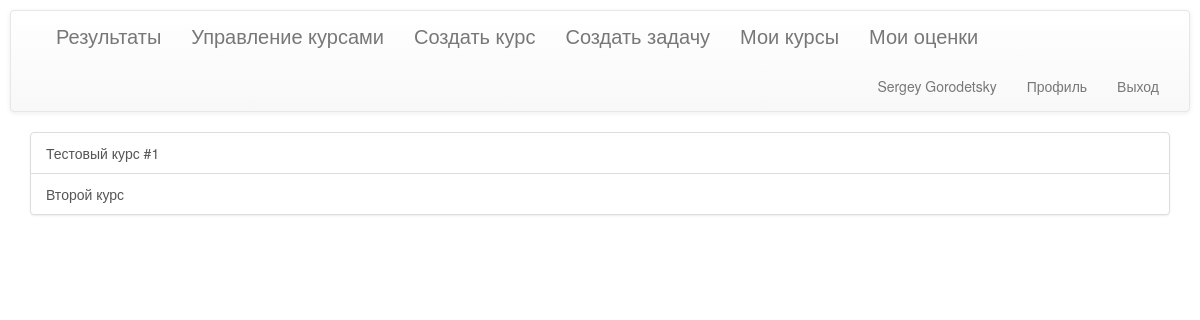
/assigned/ (signed in), run on an earlier commit of the app's database.
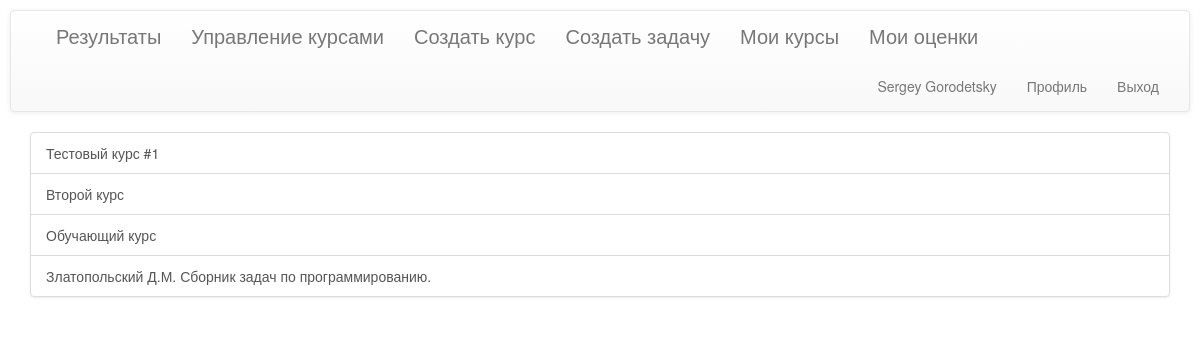
And on a later commit of the database.
### code_reception/models.py (models this page shows, shortened)
class Course(models.Model):
    tasks_pool = models.ManyToManyField(Task)
    assigned_groups = models.ManyToManyField(StudentGroup)
    users = models.ManyToManyField(User)
    name = models.CharField(max_length=100, default='Новый курс по умолчанию')
    author = models.ForeignKey(User, on_delete=models.CASCADE, related_name='author_set', null=True)
    questions_per_student = models.SmallIntegerField(default=1)
    bracket_1 =  models.ManyToManyField(Task, related_name='task_bracket_1',   blank=True)
    bracket_2 =  models.ManyToManyField(Task, related_name='task_bracket_2',   blank=True)
    bracket_3 =  models.ManyToManyField(Task, related_name='task_bracket_3',   blank=True)
    bracket_4 =  models.ManyToManyField(Task, related_name='task_bracket_4',   blank=True)
    bracket_5 =  models.ManyToManyField(Task, related_name='task_bracket_5',   blank=True)
    bracket_6 =  models.ManyToManyField(Task, related_name='task_bracket_6',   blank=True)
    bracket_7 =  models.ManyToManyField(Task, related_name='task_bracket_7',   blank=True)
    bracket_8 =  models.ManyToManyField(Task, related_name='task_bracket_8',   blank=True)
    bracket_9 =  models.ManyToManyField(Task, related_name='task_bracket_9',   blank=True)
    bracket_10 = models.ManyToManyField(Task, related_name='task_bracket_10',  blank=True)
    bracket_11 = models.ManyToManyField(Task, related_name='task_bracket_11',  blank=True)
    bracket_12 = models.ManyToManyField(Task, related_name='task_bracket_12',  blank=True)
    bracket_13 = models.ManyToManyField(Task, related_name='task_bracket_13',  blank=True)
    bracket_14 = models.ManyToManyField(Task, related_name='task_bracket_14',  blank=True)
    bracket_15 = models.ManyToManyField(Task, related_name='task_bracket_15',  blank=True)
    bracket_16 = models.ManyToManyField(Task, related_name='task_bracket_16',  blank=True)
    bracket_17 = models.ManyToManyField(Task, related_name='task_bracket_17',  blank=True)
    bracket_18 = models.ManyToManyField(Task, related_name='task_bracket_18',  blank=True)
    bracket_19 = models.ManyToManyField(Task, related_name='task_bracket_19',  blank=True)
    bracket_20 = models.ManyToManyField(Task, related_name='task_bracket_20',  blank=True)
    bracket_21 = models.ManyToManyField(Task, related_name='task_bracket_21',  blank=True)
    bracket_22 = models.ManyToManyField(Task, related_name='task_bracket_22',  blank=True)
    bracket_23 = models.ManyToManyField(Task, related_name='task_bracket_23',  blank=True)
    bracket_24 = models.ManyToManyField(Task, related_name='task_bracket_24',  blank=True)
    bracket_25 = models.ManyToManyField(Task, related_name='task_bracket_25',  blank=True)
    bracket_26 = models.ManyToManyField(Task, related_name='task_bracket_26',  blank=True)
    bracket_27 = models.ManyToManyField(Task, related_name='task_bracket_27',  blank=True)
    bracket_28 = models.ManyToManyField(Task, related_name='task_bracket_28',  blank=True)
    bracket_29 = models.ManyToManyField(Task, related_name='task_bracket_29',  blank=True)
    bracket_30 = models.ManyToManyField(Task, related_name='task_bracket_30',  blank=True)

### code_reception/views.py (the view)
# urls.py: path('assigned/', views.student_choose_course, name='assigned'),
@login_required
def student_choose_course(request, next='/code/'):
    courses = Course.objects.filter(users=request.user)
    context = {'courses': list(courses),
               'next_link': correct_next_link(next)}
    return render(request, 'code_reception/assigned.html', context)

### code_reception/views.py (called while the page is built)
def correct_next_link(next):
    if not next.endswith('/'):
        next += '/'
    if not next.startswith('/'):
        next = '/' + next
    return next

### code_reception/templates/code_reception/assigned.html (shortened to what this page needs)
{% extends "code_reception/base.html"%}
{% block content %}
<div class="list-group">
    {% for course in courses %}
    <button onclick="window.location='{{next_link}}{{course.id}}'" type="button"
            class="list-group-item list-group-item-action">
        {{course.name}}
    </button>
    {% endfor %}
</div>
{% endblock content %}

### code_reception/templates/code_reception/base.html (shortened to what this page needs)
{% load static %}
<!DOCTYPE html>
<html lang="en">
<head>
    <link rel="stylesheet" type="text/css" href="{% static 'code_reception/main.css' %}">
    <link rel="stylesheet" href="https://maxcdn.bootstrapcdn.com/bootstrap/3.3.7/css/bootstrap.min.css">
    <link href="https://cdnjs.cloudflare.com/ajax/libs/select2/4.0.7/css/select2.min.css" rel="stylesheet" />
    <link rel="stylesheet" href="https://maxcdn.bootstrapcdn.com/bootstrap/3.3.7/css/bootstrap-theme.min.css">
</head>
<body>
<nav class="navbar navbar-default">
    <div class="container-fluid">
        <div class="collapse navbar-collapse" id="bs-example-navbar-collapse-1">
            <ul class="nav navbar-nav">
                {% for group in user.groups.all %}
                {% if group.name == 'Student' %}
                <li><a href="{% url 'assigned' %}" style="font-size:20px;">Мои курсы</a></li>
                <li><a href="/assigned/student_results/" style="font-size:20px;">Мои оценки</a></li>
                {% endif %}
                {% if group.name == 'Teacher' %}
                <li><a href="{% url 'all_courses_view' %}" style="font-size:20px;">Результаты</a></li>
                <li><a href="/get_course/controls/" style="font-size:20px;">Управление курсами</a></li>
                <li><a href="{% url 'create_course' %}" style="font-size:20px;">Создать курс</a></li>
                <li><a href="{% url 'create_task' %}" style="font-size:20px;">Создать задачу</a></li>
                {% endif %}
                {% endfor %}
            </ul>
            <ul class="nav navbar-nav navbar-right">
                {% if user.is_authenticated %}
                <li><a>{{user.get_full_name|default:user.username}}</a></li>
                <li><a href="{% url 'profile' %}">Профиль</a></li>
                <li><a href="{% url 'logout' %}">Выход</a></li>
                {% else %}
                <li><a href="{% url 'login' %}">Вход</a></li>
                <li><a href="{% url 'register' %}">Регистрация</a></li>
                {% endif %}
            </ul>
        </div>
    </div>
</nav>
<div class="container">
    {% block content %}{% endblock %}
</div>
</body>
</html>

### code_reception/static/code_reception/main.css (style rules this page uses)
body { padding: 10px ; }
ul { margin: 0; }

What changed in the data, as far as the page shows it:
added Course: name "Обучающий курс"
added Course: name "Златопольский Д.М. Сборник задач по программированию."
